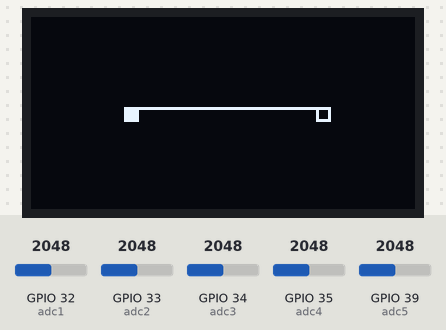
The program below on a simulated ESP32 board running MicroPython. On the bench: 128×64 one-colour display. The inputs (shaded band) are chosen by the test bench; at power-on: GPIO 32 (adc1) = 2048, GPIO 33 (adc2) = 2048, GPIO 34 (adc3) = 2048, GPIO 35 (adc4) = 2048, GPIO 39 (adc5) = 2048 (analog values on the 0–4095 scale).

Above: at 1.2 s.
1.3 s: GPIO 32 (adc1) set to 2866
At 2.0 s:
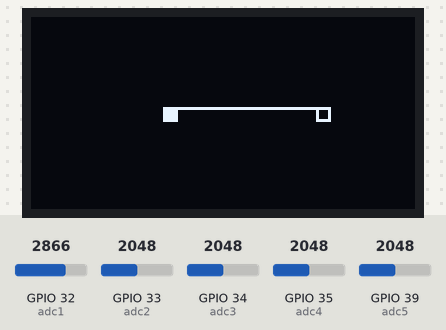
2.8 s: GPIO 33 (adc2) set to 2866
At 3.2 s:
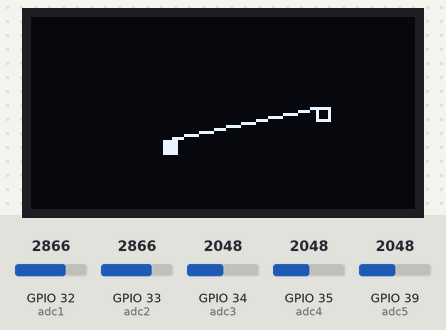
4.3 s: GPIO 34 (adc3) set to 2866
At 5.5 s:
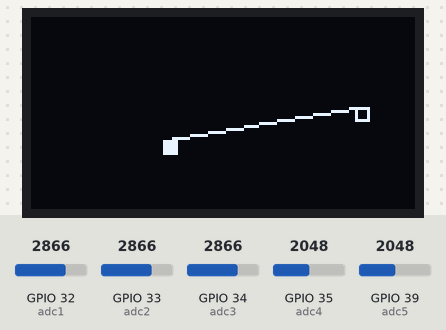
5.8 s: GPIO 35 (adc4) set to 2866
At 6.7 s:
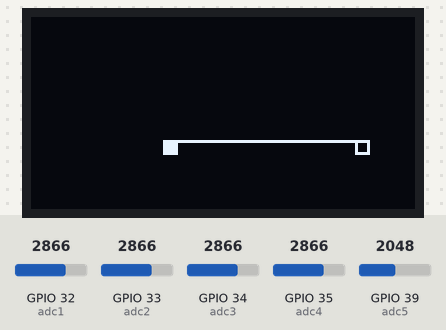
7.3 s: GPIO 39 (adc5) set to 10
At 7.9 s:
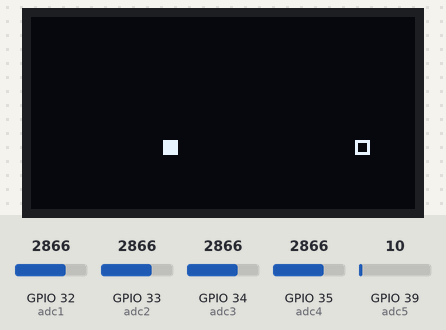
8.8 s: GPIO 32 (adc1) set to 3972
At 9.1 s:
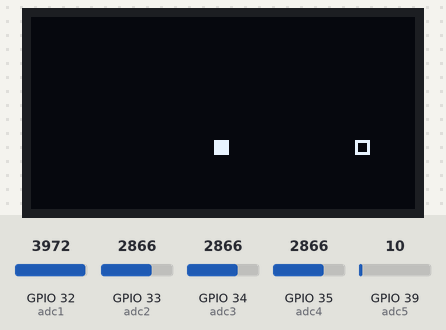
Timing chart, 0 to 11.3 s (numbered marks = the images above; inputs shaded):
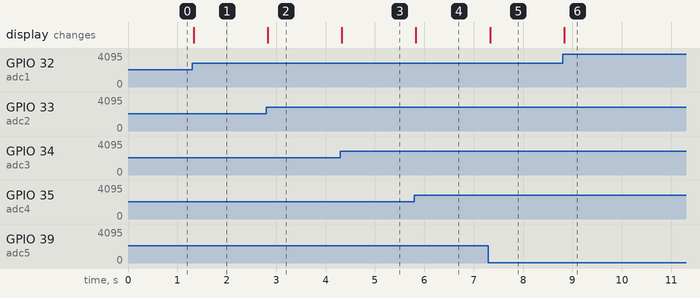

Measured:
- after the input at 1.3 s, the display: changes at once (image 1)
- after the input at 2.8 s, the display: changes at once (image 2)
- after the input at 4.3 s, the display: changes at once (image 3)
- after the input at 5.8 s, the display: changes at once (image 4)
- after the input at 7.3 s, the display: changes at once (image 5)
- after the input at 8.8 s, the display: changes at once (image 6)

The program:

OLED___________.py
```python
'''
接线：OLED(IIC)
       SCL-->(18)
       SDA-->(23)
      摇杆
       X轴-->(32)
       Y轴-->(33)
       SW-->(35)
'''

#导入Pin模块
from machine import Pin
import time
from machine import SoftI2C
from ssd1306 import SSD1306_I2C  #I2C的oled选该方法
from machine import ADC
from machine import Timer

#创建硬件I2C对象
#i2c=I2C(0,sda=Pin(19), scl=Pin(18), freq=400000)

#创建软件I2C对象
i2c = SoftI2C(sda=Pin(23), scl=Pin(18))
#创建OLED对象，OLED分辨率、I2C接口
oled = SSD1306_I2C(128, 64, i2c)
#定义ADC控制对象
adc1=ADC(Pin(32))
adc1.atten(ADC.ATTN_11DB)  #开启衰减，量程增大到3.3V
adc2=ADC(Pin(33))
adc2.atten(ADC.ATTN_11DB)  #开启衰减，量程增大到3.3V
adc3=ADC(Pin(34))
adc3.atten(ADC.ATTN_11DB)  #开启衰减，量程增大到3.3V
adc4=ADC(Pin(35))
adc4.atten(ADC.ATTN_11DB)  #开启衰减，量程增大到3.3V
adc5=ADC(Pin(39))
adc5.atten(ADC.ATTN_11DB)  #开启衰减，量程增大到3.3V

#定时器0中断函数
def time0_irq(time0):
    a=63*adc1.read()//4095
    b=60*adc2.read()//4095
    c=63*adc3.read()//4095+64
    d=60*adc4.read()//4095
    oled.fill(0)
    oled.fill_rect(a,b,5,5,1)  #画填充矩形
    oled.rect(c,d,5,5,1)  #画矩形
    if adc5.read()>50 :
        oled.line(a,b,c,d,1)  #画指定坐标直线
    oled.show()  #执行显示


#程序入口
if __name__=="__main__":
    time0=Timer(0)  #创建time0定时器对象
    time0.init(period=1,mode=Timer.PERIODIC,callback=time0_irq)
    while True:
        pass
                
```
